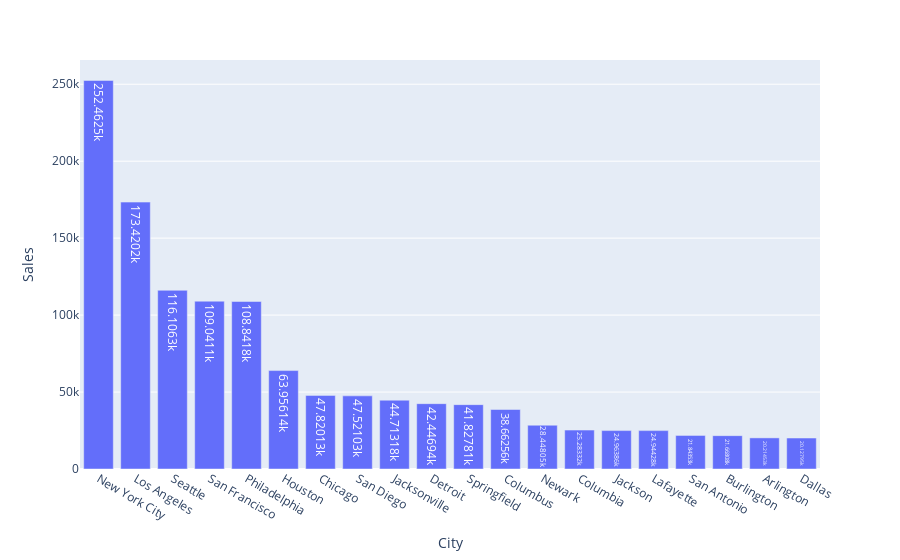

The notebook cell saved with this chart:
### Code cell
fig = px.bar(Top_cities, x = 'City', y = 'Sales', text_auto=True )
fig.show()

### Figure 1 — Plotly figure (JSON) as saved in the notebook; plotly's stock layout.template omitted (floating-point values rounded to 4 significant figures)
{"data": [{"alignmentgroup": "True", "hovertemplate": "City=%{x}<br>Sales=%{y}<extra></extra>", "legendgroup": "", "marker": {"color": "#636efa", "pattern": {"shape": ""}}, "name": "", "offsetgroup": "", "orientation": "v", "showlegend": false, "textposition": "auto", "texttemplate": "%{y}", "type": "bar", "x": ["New York City", "Los Angeles", "Seattle", "San Francisco", "Philadelphia", "Houston", "Chicago", "San Diego", "Jacksonville", "Detroit", "Springfield", "Columbus", "Newark", "Columbia", "Jackson", "Lafayette", "San Antonio", "Burlington", "Arlington", "Dallas"], "xaxis": "x", "y": [252500.0, 173400.0, 116100.0, 109000.0, 108800.0, 63960.0, 47820.0, 47520.0, 44710.0, 42450.0, 41830.0, 38660.0, 28450.0, 25280.0, 24960.0, 24940.0, 21840.0, 21670.0, 20210.0, 20130.0], "yaxis": "y"}], "layout": {"barmode": "relative", "legend": {"tracegroupgap": 0}, "margin": {"t": 60}, "xaxis": {"anchor": "y", "domain": [0, 1], "title": {"text": "City"}}, "yaxis": {"anchor": "x", "domain": [0, 1], "title": {"text": "Sales"}}}}
